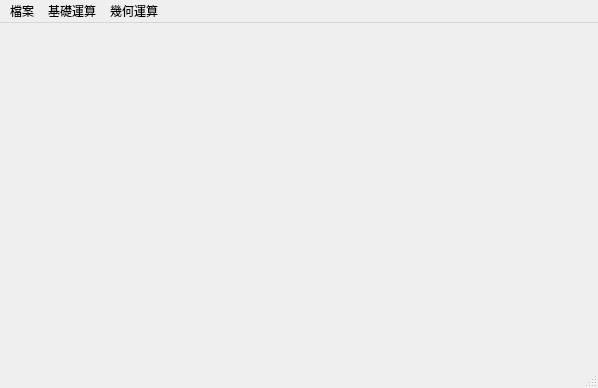
<?xml version="1.0" encoding="UTF-8"?>
<ui version="4.0">
 <class>MainWindow</class>
 <widget class="QMainWindow" name="MainWindow">
  <property name="geometry">
   <rect>
    <x>0</x>
    <y>0</y>
    <width>598</width>
    <height>388</height>
   </rect>
  </property>
  <property name="windowTitle">
   <string>MainWindow</string>
  </property>
  <widget class="QWidget" name="centralwidget"/>
  <widget class="QMenuBar" name="menubar">
   <property name="geometry">
    <rect>
     <x>0</x>
     <y>0</y>
     <width>598</width>
     <height>25</height>
    </rect>
   </property>
   <widget class="QMenu" name="menu">
    <property name="title">
     <string>檔案</string>
    </property>
    <addaction name="OpenFile"/>
    <addaction name="SaveFile"/>
    <addaction name="Close"/>
   </widget>
   <widget class="QMenu" name="menu_2">
    <property name="title">
     <string>基礎運算</string>
    </property>
    <addaction name="Source"/>
    <addaction name="Gray"/>
    <addaction name="Histogram"/>
    <addaction name="FixedThreshold"/>
    <addaction name="OTSUThreshold"/>
    <addaction name="separator"/>
    <addaction name="Equalize_Gray"/>
   </widget>
   <widget class="QMenu" name="menu_3">
    <property name="title">
     <string>幾何運算</string>
    </property>
    <addaction name="Translation"/>
    <addaction name="HorMirror"/>
    <addaction name="VerMirror"/>
    <addaction name="Transpose"/>
    <addaction name="Scale"/>
    <addaction name="Rotate"/>
   </widget>
   <addaction name="menu"/>
   <addaction name="menu_2"/>
   <addaction name="menu_3"/>
  </widget>
  <widget class="QStatusBar" name="statusbar"/>
  <action name="OpenFile">
   <property name="text">
    <string>開啟舊檔</string>
   </property>
  </action>
  <action name="Close">
   <property name="text">
    <string>關閉程式</string>
   </property>
  </action>
  <action name="Gray">
   <property name="text">
    <string>灰階轉換</string>
   </property>
  </action>
  <action name="Source">
   <property name="text">
    <string>顯示原圖</string>
   </property>
  </action>
  <action name="FixedThreshold">
   <property name="text">
    <string>二值化（固定門閥值）</string>
   </property>
  </action>
  <action name="OTSUThreshold">
   <property name="text">
    <string>二值化（OTSU）</string>
   </property>
  </action>
  <action name="Histogram">
   <property name="text">
    <string>直方圖</string>
   </property>
  </action>
  <action name="Equalize_Gray">
   <property name="text">
    <string>灰階均化</string>
   </property>
  </action>
  <action name="SaveFile">
   <property name="text">
    <string>儲存檔案</string>
   </property>
  </action>
  <action name="Translation">
   <property name="text">
    <string>圖形移動</string>
   </property>
  </action>
  <action name="HorMirror">
   <property name="text">
    <string>水平翻轉</string>
   </property>
  </action>
  <action name="VerMirror">
   <property name="text">
    <string>上下翻轉</string>
   </property>
  </action>
  <action name="Transpose">
   <property name="text">
    <string>圖形轉置</string>
   </property>
  </action>
  <action name="Scale">
   <property name="text">
    <string>圖形縮放</string>
   </property>
  </action>
  <action name="Rotate">
   <property name="text">
    <string>圖形旋轉</string>
   </property>
  </action>
 </widget>
 <resources/>
 <connections>
  <connection>
   <sender>OpenFile</sender>
   <signal>activated()</signal>
   <receiver>MainWindow</receiver>
   <slot>slotOpenFile()</slot>
   <hints>
    <hint type="sourcelabel">
     <x>-1</x>
     <y>-1</y>
    </hint>
    <hint type="destinationlabel">
     <x>298</x>
     <y>193</y>
    </hint>
   </hints>
  </connection>
  <connection>
   <sender>Close</sender>
   <signal>activated()</signal>
   <receiver>MainWindow</receiver>
   <slot>slotClose()</slot>
   <hints>
    <hint type="sourcelabel">
     <x>-1</x>
     <y>-1</y>
    </hint>
    <hint type="destinationlabel">
     <x>298</x>
     <y>193</y>
    </hint>
   </hints>
  </connection>
  <connection>
   <sender>Gray</sender>
   <signal>activated()</signal>
   <receiver>MainWindow</receiver>
   <slot>slotGray()</slot>
   <hints>
    <hint type="sourcelabel">
     <x>-1</x>
     <y>-1</y>
    </hint>
    <hint type="destinationlabel">
     <x>298</x>
     <y>193</y>
    </hint>
   </hints>
  </connection>
  <connection>
   <sender>Source</sender>
   <signal>activated()</signal>
   <receiver>MainWindow</receiver>
   <slot>slotSource()</slot>
   <hints>
    <hint type="sourcelabel">
     <x>-1</x>
     <y>-1</y>
    </hint>
    <hint type="destinationlabel">
     <x>298</x>
     <y>193</y>
    </hint>
   </hints>
  </connection>
  <connection>
   <sender>FixedThreshold</sender>
   <signal>activated()</signal>
   <receiver>MainWindow</receiver>
   <slot>slotFixedThreshold()</slot>
   <hints>
    <hint type="sourcelabel">
     <x>-1</x>
     <y>-1</y>
    </hint>
    <hint type="destinationlabel">
     <x>298</x>
     <y>193</y>
    </hint>
   </hints>
  </connection>
  <connection>
   <sender>OTSUThreshold</sender>
   <signal>activated()</signal>
   <receiver>MainWindow</receiver>
   <slot>slotOTSUThreshold()</slot>
   <hints>
    <hint type="sourcelabel">
     <x>-1</x>
     <y>-1</y>
    </hint>
    <hint type="destinationlabel">
     <x>298</x>
     <y>193</y>
    </hint>
   </hints>
  </connection>
  <connection>
   <sender>Histogram</sender>
   <signal>activated()</signal>
   <receiver>MainWindow</receiver>
   <slot>slotHistogram()</slot>
   <hints>
    <hint type="sourcelabel">
     <x>-1</x>
     <y>-1</y>
    </hint>
    <hint type="destinationlabel">
     <x>298</x>
     <y>193</y>
    </hint>
   </hints>
  </connection>
  <connection>
   <sender>Equalize_Gray</sender>
   <signal>activated()</signal>
   <receiver>MainWindow</receiver>
   <slot>slotEqualize()</slot>
   <hints>
    <hint type="sourcelabel">
     <x>-1</x>
     <y>-1</y>
    </hint>
    <hint type="destinationlabel">
     <x>298</x>
     <y>193</y>
    </hint>
   </hints>
  </connection>
  <connection>
   <sender>SaveFile</sender>
   <signal>activated()</signal>
   <receiver>MainWindow</receiver>
   <slot>slotSaveFile()</slot>
   <hints>
    <hint type="sourcelabel">
     <x>-1</x>
     <y>-1</y>
    </hint>
    <hint type="destinationlabel">
     <x>298</x>
     <y>193</y>
    </hint>
   </hints>
  </connection>
  <connection>
   <sender>Translation</sender>
   <signal>activated()</signal>
   <receiver>MainWindow</receiver>
   <slot>slotTranslation()</slot>
   <hints>
    <hint type="sourcelabel">
     <x>-1</x>
     <y>-1</y>
    </hint>
    <hint type="destinationlabel">
     <x>298</x>
     <y>193</y>
    </hint>
   </hints>
  </connection>
  <connection>
   <sender>HorMirror</sender>
   <signal>activated()</signal>
   <receiver>MainWindow</receiver>
   <slot>slotHorMirror()</slot>
   <hints>
    <hint type="sourcelabel">
     <x>-1</x>
     <y>-1</y>
    </hint>
    <hint type="destinationlabel">
     <x>298</x>
     <y>193</y>
    </hint>
   </hints>
  </connection>
  <connection>
   <sender>VerMirror</sender>
   <signal>activated()</signal>
   <receiver>MainWindow</receiver>
   <slot>slotVerMirror()</slot>
   <hints>
    <hint type="sourcelabel">
     <x>-1</x>
     <y>-1</y>
    </hint>
    <hint type="destinationlabel">
     <x>298</x>
     <y>193</y>
    </hint>
   </hints>
  </connection>
  <connection>
   <sender>Transpose</sender>
   <signal>activated()</signal>
   <receiver>MainWindow</receiver>
   <slot>slotTranspose()</slot>
   <hints>
    <hint type="sourcelabel">
     <x>-1</x>
     <y>-1</y>
    </hint>
    <hint type="destinationlabel">
     <x>298</x>
     <y>193</y>
    </hint>
   </hints>
  </connection>
  <connection>
   <sender>Scale</sender>
   <signal>activated()</signal>
   <receiver>MainWindow</receiver>
   <slot>slotScale()</slot>
   <hints>
    <hint type="sourcelabel">
     <x>-1</x>
     <y>-1</y>
    </hint>
    <hint type="destinationlabel">
     <x>298</x>
     <y>193</y>
    </hint>
   </hints>
  </connection>
  <connection>
   <sender>Rotate</sender>
   <signal>activated()</signal>
   <receiver>MainWindow</receiver>
   <slot>slotRotate()</slot>
   <hints>
    <hint type="sourcelabel">
     <x>-1</x>
     <y>-1</y>
    </hint>
    <hint type="destinationlabel">
     <x>298</x>
     <y>193</y>
    </hint>
   </hints>
  </connection>
 </connections>
 <slots>
  <slot>slotClose()</slot>
  <slot>slotOpenFile()</slot>
  <slot>slotGray()</slot>
  <slot>slotSource()</slot>
  <slot>slotFixedThreshold()</slot>
  <slot>slotOTSUThreshold()</slot>
  <slot>slotHistogram()</slot>
  <slot>slotEqualize()</slot>
  <slot>slotSaveFile()</slot>
  <slot>slotTranslation()</slot>
  <slot>slotHorMirror()</slot>
  <slot>slotVerMirror()</slot>
  <slot>slotTranspose()</slot>
  <slot>slotScale()</slot>
  <slot>slotRotate()</slot>
 </slots>
</ui>
